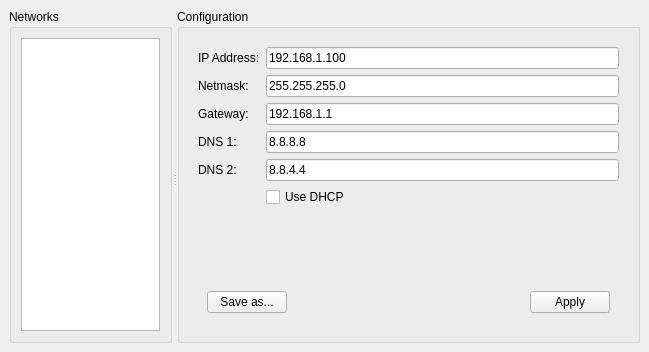
<?xml version="1.0" encoding="UTF-8"?>
<ui version="4.0">
 <class>MainWindow</class>
 <widget class="QMainWindow" name="MainWindow">
  <property name="geometry">
   <rect>
    <x>0</x>
    <y>0</y>
    <width>649</width>
    <height>352</height>
   </rect>
  </property>
  <property name="sizePolicy">
   <sizepolicy hsizetype="Preferred" vsizetype="Preferred">
    <horstretch>0</horstretch>
    <verstretch>0</verstretch>
   </sizepolicy>
  </property>
  <property name="windowTitle">
   <string>Network Manager</string>
  </property>
  <property name="windowIcon">
   <iconset resource="Resources.qrc">
    <normaloff>:/images/images/icon.png</normaloff>:/images/images/icon.png</iconset>
  </property>
  <property name="styleSheet">
   <string notr="true">font: 10pt &quot;MS Shell Dlg 2&quot;;</string>
  </property>
  <widget class="QWidget" name="centralwidget">
   <layout class="QGridLayout" name="gridLayout">
    <item row="1" column="0">
     <widget class="QSplitter" name="splitter">
      <property name="enabled">
       <bool>true</bool>
      </property>
      <property name="sizePolicy">
       <sizepolicy hsizetype="Preferred" vsizetype="Preferred">
        <horstretch>0</horstretch>
        <verstretch>0</verstretch>
       </sizepolicy>
      </property>
      <property name="sizeIncrement">
       <size>
        <width>0</width>
        <height>0</height>
       </size>
      </property>
      <property name="baseSize">
       <size>
        <width>0</width>
        <height>0</height>
       </size>
      </property>
      <property name="layoutDirection">
       <enum>Qt::LeftToRight</enum>
      </property>
      <property name="autoFillBackground">
       <bool>false</bool>
      </property>
      <property name="midLineWidth">
       <number>0</number>
      </property>
      <property name="orientation">
       <enum>Qt::Horizontal</enum>
      </property>
      <property name="handleWidth">
       <number>5</number>
      </property>
      <widget class="QGroupBox" name="groupBoxNetworks">
       <property name="sizePolicy">
        <sizepolicy hsizetype="Preferred" vsizetype="Preferred">
         <horstretch>1</horstretch>
         <verstretch>0</verstretch>
        </sizepolicy>
       </property>
       <property name="styleSheet">
        <string notr="true"/>
       </property>
       <property name="title">
        <string>Networks</string>
       </property>
       <layout class="QVBoxLayout" name="verticalLayout_2">
        <item>
         <widget class="QListWidget" name="listWidgetNetworks">
          <property name="styleSheet">
           <string notr="true"/>
          </property>
         </widget>
        </item>
       </layout>
      </widget>
      <widget class="QGroupBox" name="groupBox_2">
       <property name="sizePolicy">
        <sizepolicy hsizetype="Preferred" vsizetype="Preferred">
         <horstretch>3</horstretch>
         <verstretch>0</verstretch>
        </sizepolicy>
       </property>
       <property name="styleSheet">
        <string notr="true"/>
       </property>
       <property name="title">
        <string>Configuration</string>
       </property>
       <layout class="QVBoxLayout" name="verticalLayout">
        <item>
         <widget class="QWidget" name="widget" native="true">
          <layout class="QFormLayout" name="formLayout">
           <item row="0" column="0">
            <widget class="QLabel" name="label">
             <property name="text">
              <string>IP Address:</string>
             </property>
            </widget>
           </item>
           <item row="0" column="1">
            <widget class="QLineEdit" name="lineEditAddress">
             <property name="text">
              <string>192.168.1.100</string>
             </property>
            </widget>
           </item>
           <item row="1" column="0">
            <widget class="QLabel" name="label_2">
             <property name="text">
              <string>Netmask:</string>
             </property>
            </widget>
           </item>
           <item row="1" column="1">
            <widget class="QLineEdit" name="lineEditNetmask">
             <property name="text">
              <string>255.255.255.0</string>
             </property>
            </widget>
           </item>
           <item row="2" column="0">
            <widget class="QLabel" name="label_3">
             <property name="text">
              <string>Gateway:</string>
             </property>
            </widget>
           </item>
           <item row="2" column="1">
            <widget class="QLineEdit" name="lineEditGateway">
             <property name="text">
              <string>192.168.1.1</string>
             </property>
            </widget>
           </item>
           <item row="3" column="0">
            <widget class="QLabel" name="label_4">
             <property name="text">
              <string>DNS 1:</string>
             </property>
            </widget>
           </item>
           <item row="3" column="1">
            <widget class="QLineEdit" name="lineEditDns1">
             <property name="text">
              <string>8.8.8.8</string>
             </property>
            </widget>
           </item>
           <item row="4" column="0">
            <widget class="QLabel" name="label_5">
             <property name="text">
              <string>DNS 2:</string>
             </property>
            </widget>
           </item>
           <item row="4" column="1">
            <widget class="QLineEdit" name="lineEditDns2">
             <property name="text">
              <string>8.8.4.4</string>
             </property>
            </widget>
           </item>
           <item row="7" column="0" colspan="2">
            <widget class="QWidget" name="widget_2" native="true">
             <property name="sizePolicy">
              <sizepolicy hsizetype="Preferred" vsizetype="Preferred">
               <horstretch>0</horstretch>
               <verstretch>0</verstretch>
              </sizepolicy>
             </property>
             <layout class="QHBoxLayout" name="horizontalLayout_2">
              <item>
               <widget class="QPushButton" name="pushButtonSave">
                <property name="text">
                 <string>Save as...</string>
                </property>
               </widget>
              </item>
              <item>
               <spacer name="horizontalSpacer_2">
                <property name="orientation">
                 <enum>Qt::Horizontal</enum>
                </property>
                <property name="sizeHint" stdset="0">
                 <size>
                  <width>40</width>
                  <height>20</height>
                 </size>
                </property>
               </spacer>
              </item>
              <item>
               <widget class="QPushButton" name="pushButtonApply">
                <property name="text">
                 <string>Apply</string>
                </property>
               </widget>
              </item>
             </layout>
            </widget>
           </item>
           <item row="6" column="0" colspan="2">
            <spacer name="verticalSpacer">
             <property name="orientation">
              <enum>Qt::Vertical</enum>
             </property>
             <property name="sizeHint" stdset="0">
              <size>
               <width>20</width>
               <height>40</height>
              </size>
             </property>
            </spacer>
           </item>
           <item row="5" column="1">
            <widget class="QCheckBox" name="checkBoxDhcp">
             <property name="text">
              <string>Use DHCP</string>
             </property>
            </widget>
           </item>
          </layout>
         </widget>
        </item>
       </layout>
      </widget>
     </widget>
    </item>
   </layout>
  </widget>
 </widget>
 <resources>
  <include location="Resources.qrc"/>
 </resources>
 <connections/>
</ui>
